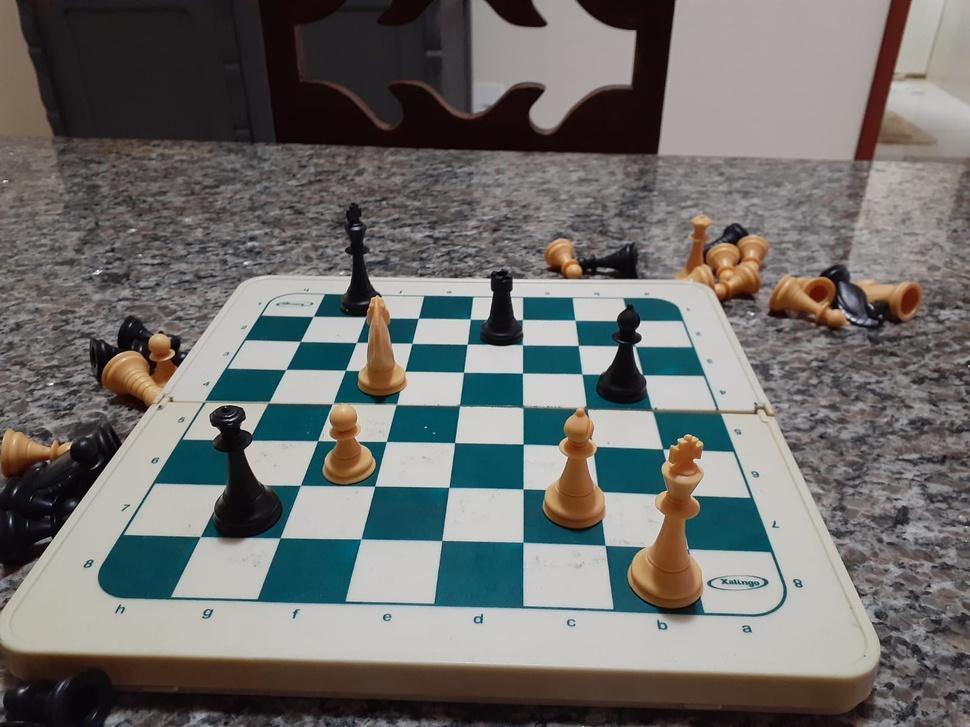
#> input picture crowd/x1.jpeg, 970 x 727 px, shrunk from 1600 x 1200 before the run
$ python transformada.py
#> lines starting #> are read from the running program, lines starting #| are printed output that depends on the picture; after the words box and inside, x2 and y2 are one past the last pixel; in counts of white or black regions, pixels touching at a corner belong together
import cv2

frame = cv2.imread("x1.jpeg")
#> frame is the input picture: shape (727, 970, 3); mean B, G, R 107.7, 109.9, 110.3

#convert image to grayscale
gray = cv2.cvtColor(frame, cv2.COLOR_BGR2GRAY)
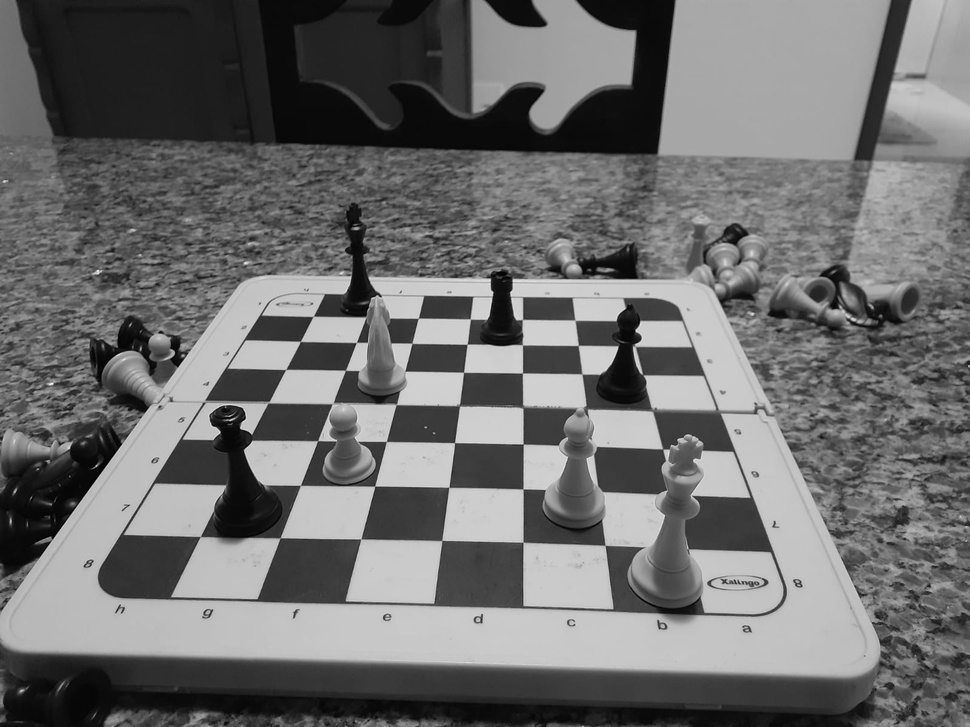
#> gray: shape (727, 970); min 0, max 252, mean 109.8
#get image to binary and remove noise
ret, thresh = cv2.threshold(gray, 127, 255, cv2.THRESH_BINARY_INV)
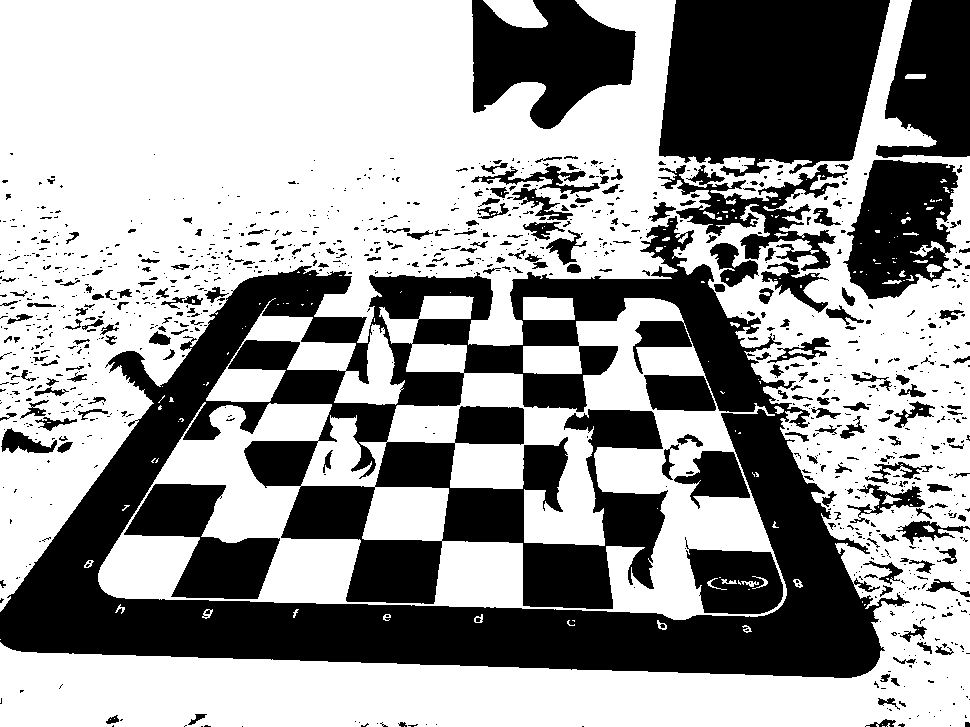
#> thresh: shape (727, 970); 60.5% white; 1089 black regions (847 under 20 px)
#find contours
contours, hierarchy = cv2.findContours(thresh, cv2.RETR_EXTERNAL, cv2.CHAIN_APPROX_SIMPLE)
#> contours = 74 contours, 59 with area under 20; largest, box (x1, y1, x2, y2) and area: (0, 0, 970, 727) 370698, (98, 296, 787, 620) 136508, (206, 298, 405, 405) 7373, (483, 0, 548, 28) 1150, (523, 297, 575, 320) 1070
#save image with the first contour
cv2.drawContours(frame, contours, 0, (0, 255, 0), 3)
#> frame: shape (727, 970, 3); under 0.01% of pixels changed, all inside (x1, y1, x2, y2) = (880, 724, 887, 727)
cv2.imwrite("x3.jpeg", frame)
#draw contours
cv2.drawContours(frame, contours, -1, (0, 255, 0), 2)
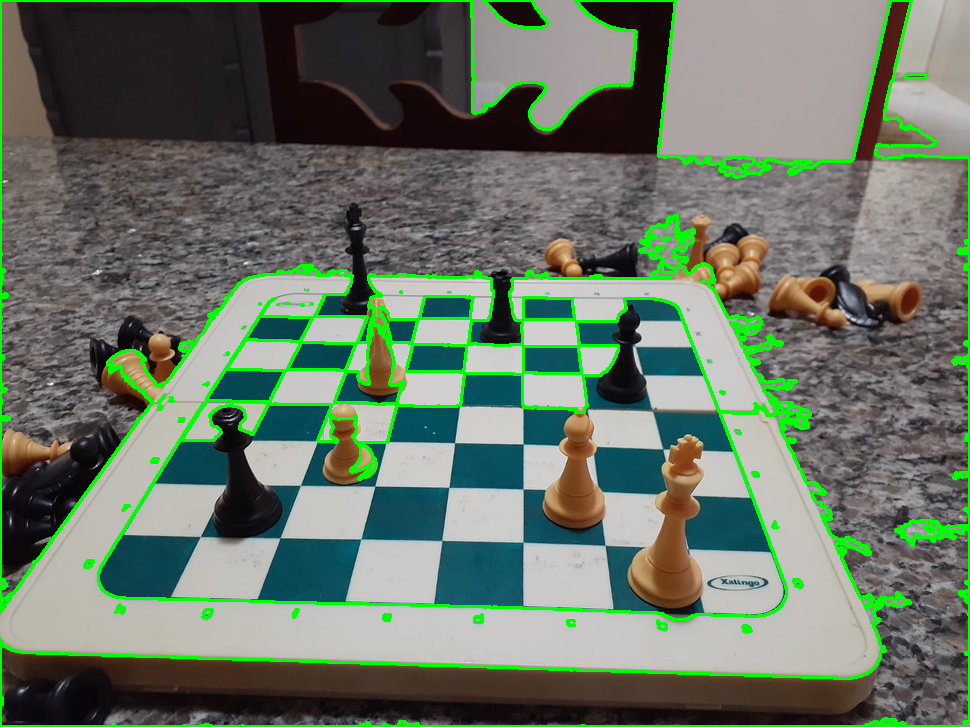
#> frame: shape (727, 970, 3); mean B, G, R 101.4, 118.6, 104
# #save image

cv2.imwrite("x.jpeg", frame)
cv2.imshow("frame", frame)
cv2.waitKey(0)
cv2.destroyAllWindows()
cv2.waitKey(1)
#closes window when any key is pressed
print("ASd")

$ run again, with crowd/People-is-or-are.jpg copied over crowd/x1.jpeg
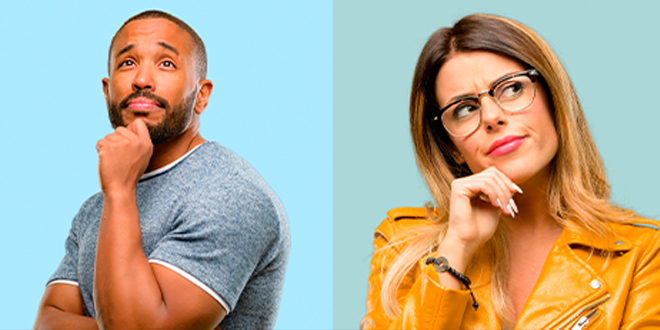
#> input picture crowd/People-is-or-are.jpg, 660 x 330 px
#> frame is the input picture: shape (330, 660, 3); mean B, G, R 157.8, 175.8, 179.7
#> `ret, thresh = cv2.threshold(gray, 127, 255, cv2.THRESH_BINARY_INV)`:
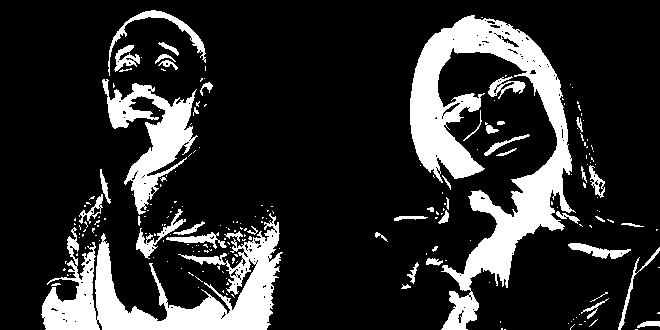
#> thresh: shape (330, 660); 17.8% white; 221 white regions (174 under 20 px)
#> contours = 221 contours, 188 with area under 20; largest, box (x1, y1, x2, y2) and area: (410, 15, 576, 330) 16461, (41, 213, 283, 330) 10014, (102, 79, 198, 215) 4324, (108, 10, 206, 76) 635, (136, 209, 186, 259) 416
#> `cv2.drawContours(frame, contours, -1, (0, 255, 0), 2)`:
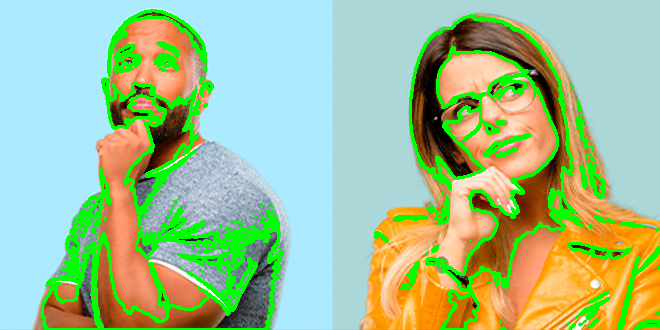
#> frame: shape (330, 660, 3); mean B, G, R 148.4, 193.2, 160.8
